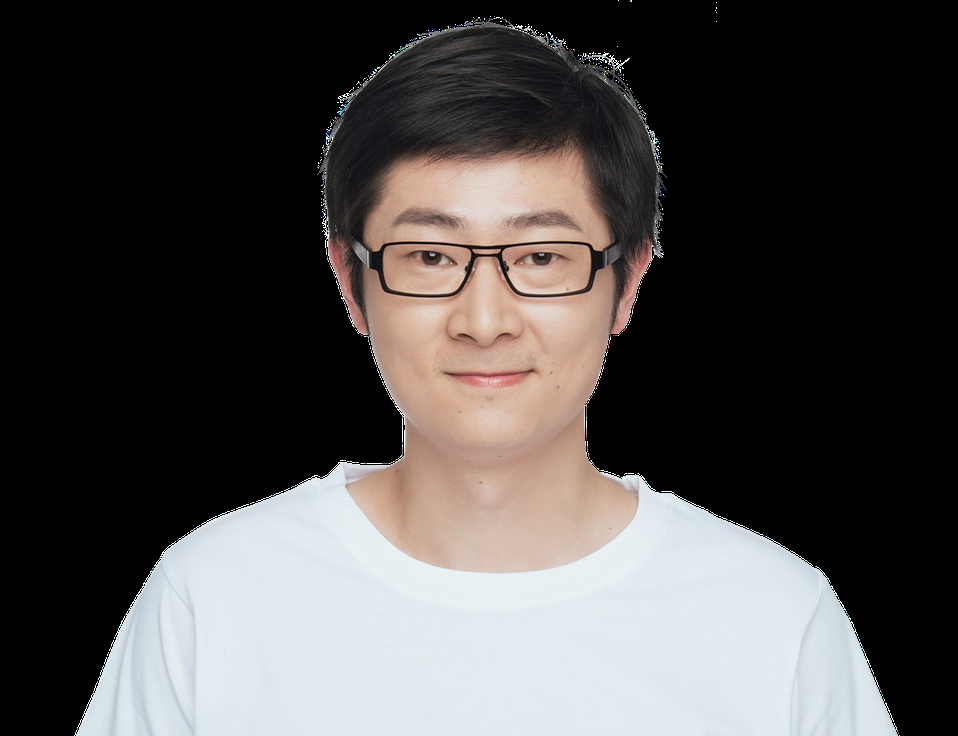
#> input picture hand_recognize/image/face.jpg, 958 x 736 px, shrunk from 1380 x 1060 before the run, found by its file name
$ python '人脸检测.py'
#> lines starting #> are read from the running program, lines starting #| are printed output that depends on the picture; after the words box and inside, x2 and y2 are one past the last pixel; in counts of white or black regions, pixels touching at a corner belong together
import cv2 as cv
import matplotlib.pyplot as plt
# 1.以灰度图的形式读取图片
img = cv.imread("./image/face.jpg")
#> img is the input picture: shape (736, 958, 3); mean B, G, R 73.6, 74.7, 77.6
gray = cv.cvtColor(img,cv.COLOR_BGR2GRAY)
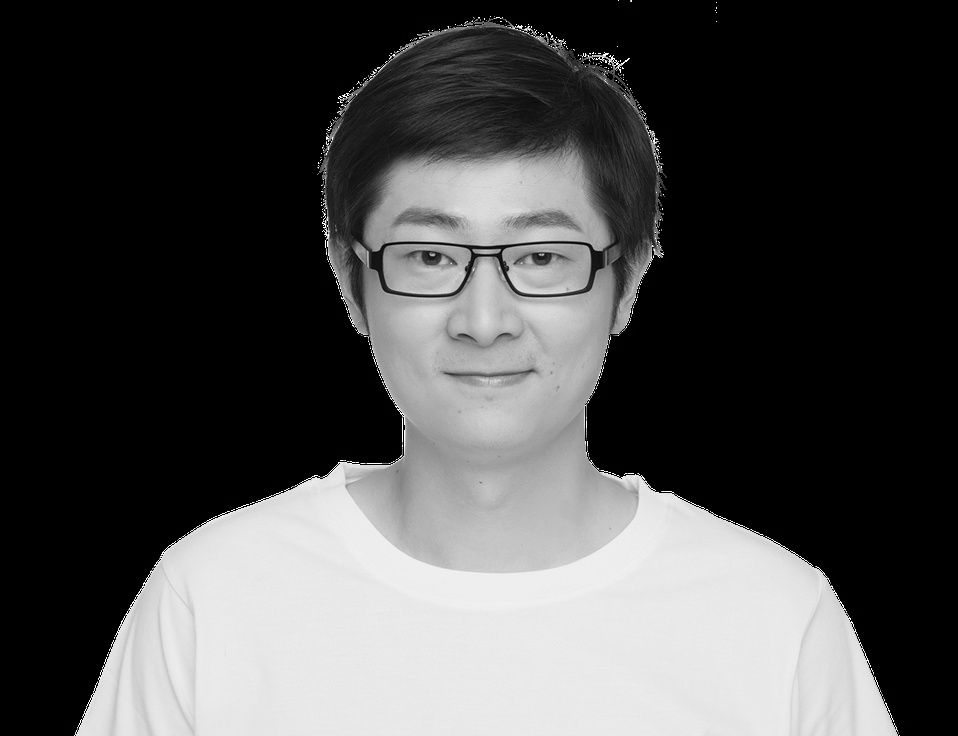
#> gray: shape (736, 958); min 0, max 255, mean 75.5

# 2.实例化OpenCV人脸和眼睛识别的分类器
face_cas = cv.CascadeClassifier( "haarcascade_frontalface_default.xml" )
face_cas.load('haarcascade_frontalface_default.xml')

eyes_cas = cv.CascadeClassifier("haarcascade_eye.xml")
eyes_cas.load("haarcascade_eye.xml")

# 3.调用识别人脸
faceRects = face_cas.detectMultiScale( gray, scaleFactor=1.2, minNeighbors=3, minSize=(32, 32))
#> faceRects = [[330, 133, 313, 313]]
for faceRect in faceRects:
    x, y, w, h = faceRect
    # 框出人脸
    cv.rectangle(img, (x, y), (x + h, y + w),(0,255,0), 3)
    # 4.在识别出的人脸中进行眼睛的检测
    roi_color = img[y:y+h, x:x+w]
    roi_gray = gray[y:y+h, x:x+w]
    eyes = eyes_cas.detectMultiScale(roi_gray)
    for (ex,ey,ew,eh) in eyes:
        cv.rectangle(roi_color,(ex,ey),(ex+ew,ey+eh),(0,255,0),2)
#> this loop made 1 pass
#> (x, y, w, h, eyes) on pass 1: (330, 133, 313, 313, [[76, 101, 49, 49], [181, 98, 55, 55]])
#> pass 1, `roi_color = img[y:y+h, x:x+w]`:
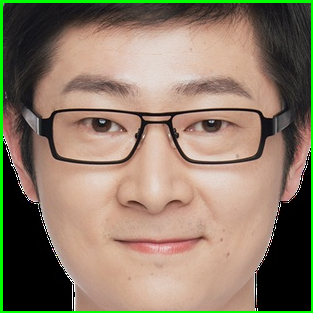
#> roi_color: shape (313, 313, 3); mean B, G, R 102.2, 122.2, 138.5
#> pass 1, `roi_gray = gray[y:y+h, x:x+w]`:
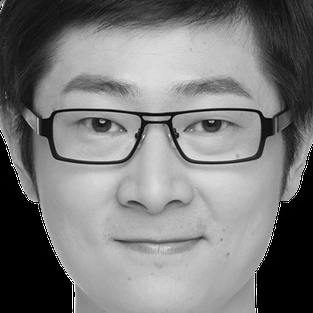
#> roi_gray: shape (313, 313); min 0, max 255, mean 121.4
#> after the loop:
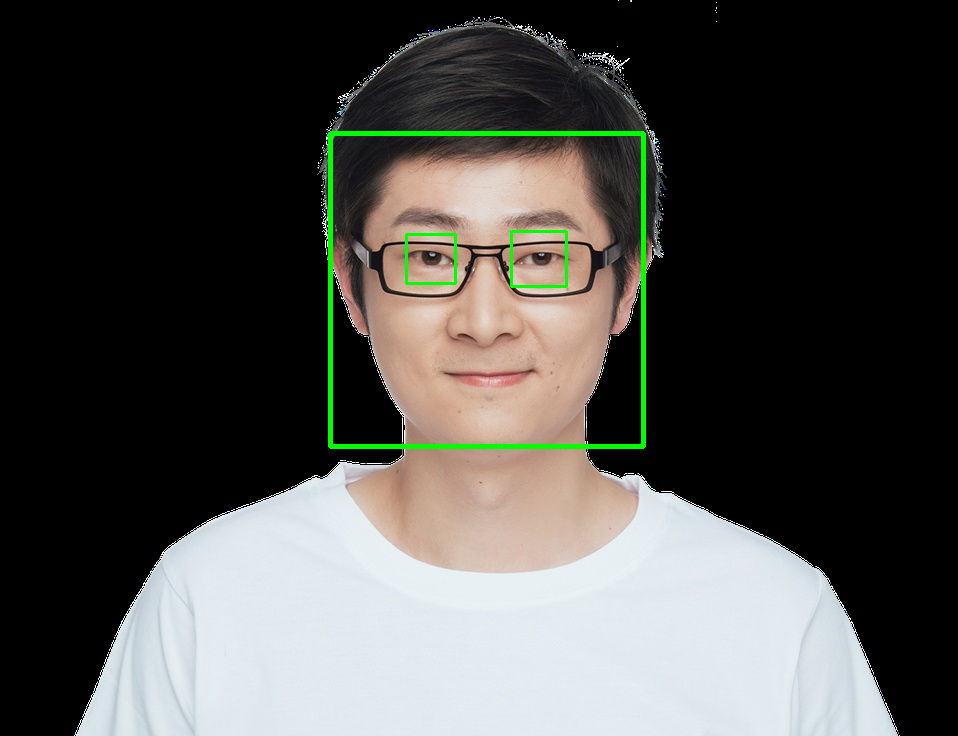
#> img: shape (736, 958, 3); 1.06% of pixels changed, all inside (x1, y1, x2, y2) = (328, 131, 646, 449)
#> after the loop:
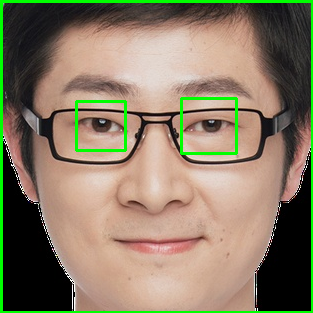
#> roi_color: shape (313, 313, 3); 1.27% of pixels changed, all inside (x1, y1, x2, y2) = (75, 97, 238, 155)
# 5. 检测结果的绘制
plt.figure(figsize=(8,6),dpi=100)
plt.imshow(img[:,:,::-1]),plt.title('检测结果')
plt.xticks([]), plt.yticks([])
plt.show()
